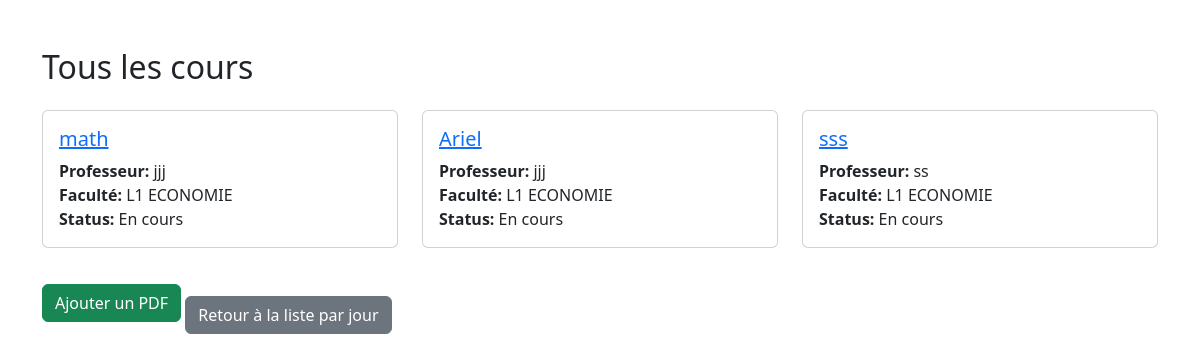
Screenshot of /schedule/course/ (signed in) with the database file from the repository.
### schedule/models.py (models this page shows, shortened)
class Course(models.Model):
    name = models.CharField(max_length=255)
    professor = models.CharField(max_length=255)
    total_hours = models.FloatField()
    faculty = models.ForeignKey(Faculty, on_delete=models.CASCADE)
    finished = models.BooleanField(default=False)

class Faculty(models.Model):
    name = models.CharField(max_length=255)
    level = models.CharField(max_length=255, null=True, blank=True)
    head_of_faculty = models.CharField(max_length=255, null=True, blank=True)

### schedule/views.py (the view)
# urls.py: path('course/', views.all_courses_view, name='all_courses'),
@login_required
def all_courses_view(request):
    courses = Course.objects.all().prefetch_related('files', 'faculty')
    return render(request, 'schedule/all_courses.html', {'courses': courses})

### schedule/templatetags/schedule_tags.py (called while the page is built)
@register.filter
def basename(value):
    return os.path.basename(value)

### schedule/templates/schedule/all_courses.html (shortened to what this page needs)
{% load schedule_tags %}
<!DOCTYPE html>
<html>
<head>
    <link href="https://cdn.jsdelivr.net/npm/bootstrap@5.3.0/dist/css/bootstrap.min.css" rel="stylesheet">
</head>
<body class="container mt-5">
    <h2 class="mb-4">Tous les cours</h2>
    <div class="row">
        {% for course in courses %}
        <div class="col-md-4 mb-4">
            <div class="card">
                <div class="card-body">
                    <h5 class="card-title">
                        <a href="#" data-bs-toggle="modal" data-bs-target="#modalCourseFiles{{ course.id }}">{{ course.name }}</a>
                    </h5>
                    <p class="card-text">
                        <strong>Professeur:</strong> {{ course.professor }}<br>
                        <strong>Faculté:</strong> {{ course.faculty.name }}<br>
                        <strong>Status:</strong> {{ course.finished|yesno:"Terminé,En cours" }}
                    </p>
                </div>
            </div>
        </div>
        {% endfor %}
    </div>
    <button type="button" class="btn btn-success" data-bs-toggle="modal" data-bs-target="#modalCourseFiles{{ course.id }}">Ajouter un PDF</button>
    <a href="{% url 'schedule:course_list' %}" class="btn btn-secondary mt-4">Retour à la liste par jour</a>
</body>
</html>

### rows the page displays
Course: name "math", professor "jjj", faculty.name "L1 ECONOMIE", finished "En cours"
Course: name "Ariel", professor "jjj", faculty.name "L1 ECONOMIE", finished "En cours"
Course: name "sss", professor "ss", faculty.name "L1 ECONOMIE", finished "En cours"
